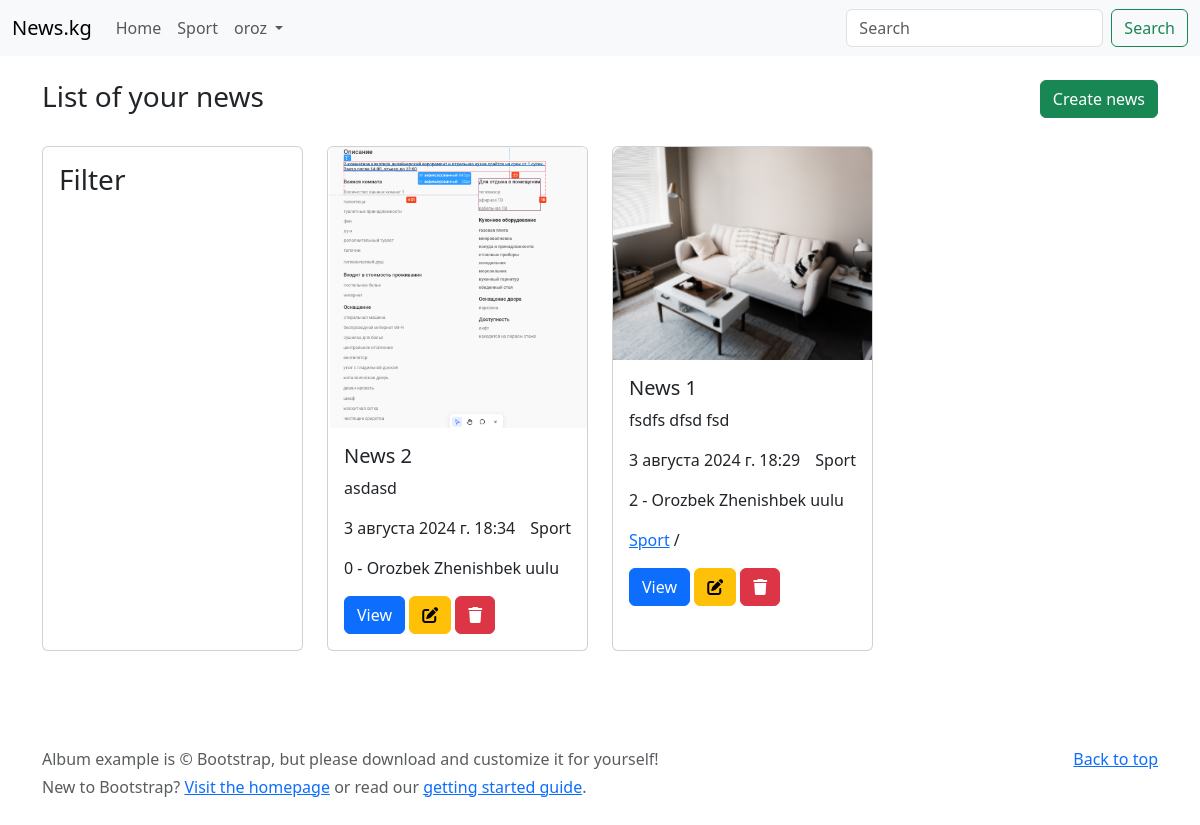
The page /workspace/ (signed in) on the database its author committed.
### news/models.py (models this page shows, shortened)
class Category(models.Model):
    class Meta:
        verbose_name = 'категория'
        verbose_name_plural = 'категории'
    name = models.CharField(verbose_name='название', max_length=100)

class News(models.Model):
    class Meta:
        verbose_name = 'новость'
        verbose_name_plural = 'новости'
    name = models.CharField(verbose_name='название', max_length=100)
    image = models.ImageField(verbose_name='изображение', upload_to='news_images/')
    category = models.ForeignKey(
        'news.Category', on_delete=models.PROTECT, related_name='news', verbose_name='категория')
    tags = models.ManyToManyField('news.Tag', related_name='news', verbose_name='теги')
    description = models.CharField(verbose_name='описание', max_length=300)
    content = models.TextField(verbose_name='контент')
    date = models.DateTimeField(verbose_name='дата добавление', auto_now_add=True)
    views = models.PositiveIntegerField(verbose_name='просмотры', default=0)
    author = models.ForeignKey('auth.User', on_delete=models.CASCADE, related_name='news', verbose_name='автор')
    is_published = models.BooleanField(verbose_name='публичность', default=True)

class Tag(models.Model):
    class Meta:
        verbose_name = 'тег'
        verbose_name_plural = 'теги'
    name = models.CharField(verbose_name='название', max_length=100)

### workspace/views.py (the view)
# urls.py: path('workspace/', include('workspace.urls')),
@login_required(login_url='/workspace/login/')
def workspace(request):
    news = News.objects.filter(author=request.user).order_by('-date', 'name')
    page = int(request.GET.get('page', 1))
    page_size = int(request.GET.get('page_size', 4))
    pagin = Paginator(news, page_size)
    news = pagin.get_page(page)
    return render(request, 'workspace/index.html', {'news': news})

### news/templatetags/custom_tags.py (called while the page is built)
@register.simple_tag()
def get_categories():
    return Category.objects.all()

### templates/workspace/index.html (shortened to what this page needs)
{% extends 'base.html' %}
{% load static %}
{% block content %}
<div class="d-flex justify-content-between mb-4">
    <h3>List of your news</h3>
    <div>
        <a href="{% url 'create_news' %}" class="btn btn-success">Create news</a>
    </div>
</div>
<div class="row">
    <div class="col-12 col-md-4 col-lg-3 mb-4">
        <div class="card h-100">
            <div class="card-body">
                <h3>Filter</h3>
            </div>
        </div>
    </div>
    <div class="col-12 col-md-8 col-lg-9">
        <div class="row">
            {% for item in news %}
            <div class="col-lg-4 col-md-6 col-sm-6 col-12 mb-4">
                <div class="card h-100">
                    <img src="{{ item.image.url }}" class="card-img-top" alt="...">
                    <div class="card-body">
                        <h5 class="card-title">{{ item.name }}</h5>
                        <p class="card-text">{{ item.description }}</p>
                        <p class="d-flex justify-content-between">
                            <span>{{ item.date }}</span>
                            <span>{{ item.category.name }}</span>
                        </p>
                        <p>
                            {{ item.views }} - {{ item.author.first_name }} {{ item.author.last_name }}
                        </p>
                        <p>
                            {% for tag in item.tags.all %}
                            <a href="#">{{ tag.name }}</a> /
                            {% endfor %}
                        </p>
                        <div>
                            <a href="{% url 'detail_news' id=item.id %}" class="btn btn-primary">View</a>
                            <a href="{% url 'update_news' id=item.id %}" class="btn btn-warning">
                                <i class="fa-solid fa-pen-to-square"></i>
                            </a>
                            <a href="{% url 'delete_news' id=item.id %}" class="btn btn-danger">
                                <i class="fa-solid fa-trash"></i>
                            </a>
                        </div>
                    </div>
                </div>
            </div>
            {% endfor %}
        </div>
    </div>
</div>
{% endblock content %}

### templates/base.html (shortened to what this page needs)
{% load static %}
<!doctype html>
<html lang="en">
<head>
    <link href="https://cdn.jsdelivr.net/npm/bootstrap@5.3.3/dist/css/bootstrap.min.css" rel="stylesheet"
>
    <link rel="stylesheet" href="{% static 'css/style.css' %}">
    <link rel="stylesheet" href="https://cdnjs.cloudflare.com/ajax/libs/font-awesome/6.5.2/css/all.min.css" />
</head>
<body>
    {% include 'components/nav.html' %}
    <main class="container py-4">
        {% block content %}{% endblock content %}
    </main>
    {% include 'components/footer.html' %}
</body>
</html>

### templates/components/nav.html (shortened to what this page needs)
<nav class="navbar navbar-expand-lg bg-body-tertiary">
    <div class="container-fluid">
        <a class="navbar-brand" href="{% url 'main' %}">News.kg</a>
        <div class="collapse navbar-collapse" id="navbarSupportedContent">
            <ul class="navbar-nav me-auto mb-2 mb-lg-0">
                <li class="nav-item">
                    <a class="nav-link" aria-current="page" href="{% url 'main' %}">Home</a>
                </li>
                {% include 'components/nav_categories.html' %}
                {% if request.user.is_authenticated %}
                    <li class="nav-item dropdown">
                        <a class="nav-link dropdown-toggle" href="#" role="button" data-bs-toggle="dropdown" aria-expanded="false">
                            {{ request.user.username }}
                        </a>
                    </li>
                {% endif %}
            </ul>
            <form action="{% url 'main' %}" class="d-flex" role="search">
                <input class="form-control me-2" value="{{ request.GET.search }}" name="search" type="search" placeholder="Search" aria-label="Search">
                <button class="btn btn-outline-success" type="submit">Search</button>
            </form>
        </div>
    </div>
</nav>

### templates/components/nav_categories.html
{% load custom_tags %}
{% get_categories as categories %}
{% for category in categories %}
    <li class="nav-item">
        <a class="nav-link" href="{% url 'main' %}?category={{ category.id }}">{{ category.name }}</a>
    </li>
{% endfor %}

### templates/components/footer.html
<footer class="text-muted py-5">
    <div class="container">
        <p class="float-end mb-1">
            <a href="#">Back to top</a>
        </p>
        <p class="mb-1">Album example is &copy; Bootstrap, but please download and customize it for yourself!</p>
        <p class="mb-0">New to Bootstrap? <a href="/">Visit the homepage</a> or read our <a
                href="/docs/5.0/getting-started/introduction/">getting started guide</a>.</p>
    </div>
</footer>

### static/css/style.css (style rules this page uses)
main { min-height: 70vh; }

### rows shown on the page
Category: name "Sport"
News: image (picture), name "News 2", description "asdasd", date "3 августа 2024 г. 18:34", category.name "Sport", views "0", author.first_name "Orozbek", author.last_name "Zhenishbek uulu"
News: image (picture), name "News 1", description "fsdfs dfsd fsd", date "3 августа 2024 г. 18:29", category.name "Sport", views "2", author.first_name "Orozbek", author.last_name "Zhenishbek uulu"
Tag: name "Sport"

### other values the page prints
{{ request.user.username }} "oroz"
